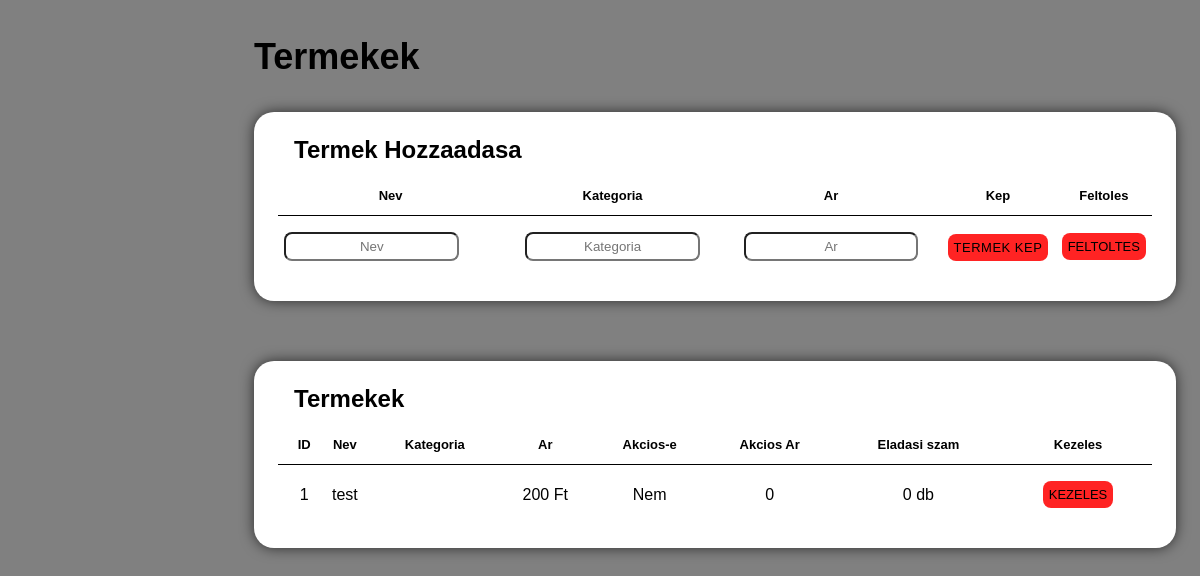
The page /adminpages/termekek.php on the database as committed earlier.
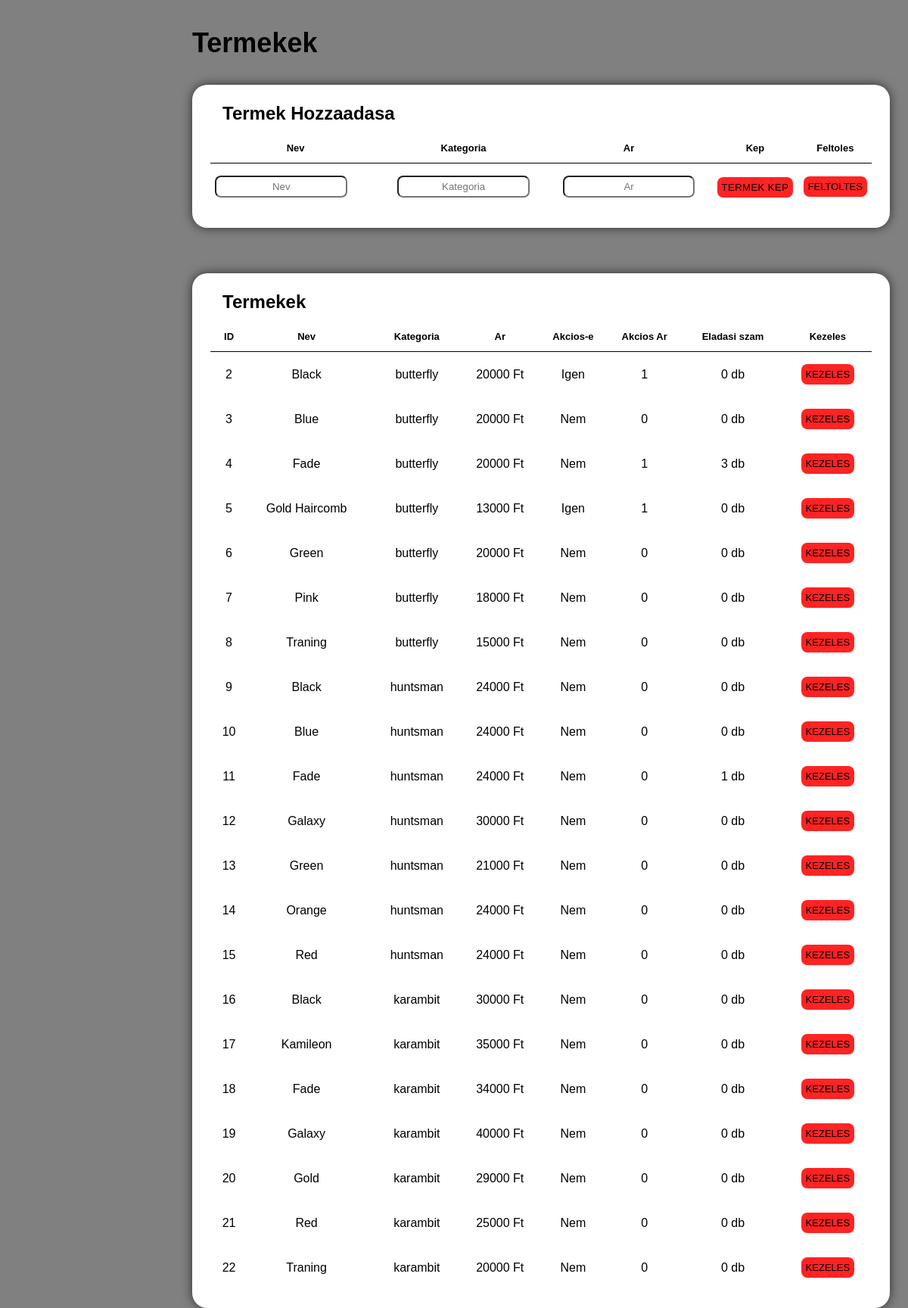
The same page on the database as committed later.
### tables this page shows
CREATE TABLE `products` (
  `id` int(11) NOT NULL,
  `name` varchar(255) NOT NULL,
  `category` varchar(1000) NOT NULL,
  `price` int(255) NOT NULL,
  `sale_price` int(255) NOT NULL,
  `on_sale` int(1) NOT NULL,
  `sold` int(255) NOT NULL,
  `img` varchar(255) NOT NULL
);

### adminpages/termekek.php (the view, shortened to what this page needs)
<?php
    require "../function.php";
?>
<!DOCTYPE html>
<html lang="hu">
<head>
    <link rel="stylesheet" href="../assets/css/all-style.css">
    <link rel="stylesheet" href="css/admin-style.css">
    <link rel="stylesheet" href="https://cdnjs.cloudflare.com/ajax/libs/font-awesome/6.5.1/css/all.min.css" />
</head>
<body>
    <div class="content">
        <main>
            <div class="header">
                <div class="left">
                    <h1>Termekek</h1>
                </div>
            </div>
            <div class="bottom-data">
                <div class="orders">
                    <div class="header">
                        <h3>Termek Hozzaadasa</h3>
                    </div>
                    <table>
                        <thead>
                            <tr>
                                <th>Nev</th>
                                <th>Kategoria</th>
                                <th>Ar</th>
                                <th>Kep</th>
                                <th>Feltoles</th>
                            </tr>
                        </thead>
                        <tbody class="prodinp">
                            <form action="termekek.php" method="post" enctype="multipart/form-data">
                                <tr>
                                    <td><input type="text" name="pname" placeholder="Nev"></td>
                                    <td><input type="text" name="category" placeholder="Kategoria"></td>
                                    <td><input type="text" name="par" placeholder="Ar"></td>
                                    <td><label class="file-feltoltes"><input type="file" name="newfile"/>Termek Kep</label></td>
                                    <td><input class="submitbtn" name="feltolt-btn" type="submit" value="Feltoltes"></td>
                                </tr>
                            </form>
                        </tbody>
                    </table>
                </div>
            </div>
            <br><br>
            <div class="bottom-data">
                <div class="orders">
                    <div class="header">
                        <h3>Termekek</h3>
                    </div>
                    <table>
                        <thead>
                            <tr>
                                <th></th>
                                <th>ID</th>
                                <th>Nev</th>
                                <th>Kategoria</th>
                                <th>Ar</th>
                                <th>Akcios-e</th>
                                <th>Akcios Ar</th>
                                <th>Eladasi szam</th>
                                <th>Kezeles</th>
                            </tr>
                        </thead>
                        <tbody>
                        <?php
                            $lekerd = "SELECT * FROM products";
                            $talalt = $conn->query($lekerd);
                            while ($termek = $talalt->fetch_assoc()) {
                        ?>
                            <tr>
                                <td></td>
                                <td><?=$termek['id']?></td>
                                <td><?=$termek['name']?></td>
                                <td><?=$termek['category']?></td>
                                <td><?=$termek['price']?> Ft</td>
                                <td><?php if($termek['sale_price']==0){echo 'Nem';}else{echo'Igen';}?></td>
                                <td><?=$termek['on_sale']?></td>
                                <td><?=$termek['sold']?> db</td>
                                <td><a href="edittermek.php?id=<?=$termek['id']?>"><button class="submitbtn">Kezeles</button></a></td>
                            </tr>
                            <?php } ?>
                        </tbody>
                    </table>
                </div>
            </div>
        </main>
    </div>
</body>
</html>

Rows that differ between the two databases and show on the page:
removed products: id "1", name "test", price "200", sale_price "Nem", on_sale "0", sold "0"
added products: id "2", name "Black", category "butterfly", price "20000", sale_price "Igen", on_sale "1", sold "0"
added products: id "3", name "Blue", category "butterfly", price "20000", sale_price "Nem", on_sale "0", sold "0"
added products: id "4", name "Fade", category "butterfly", price "20000", sale_price "Nem", on_sale "1", sold "3"
added products: id "5", name "Gold Haircomb", category "butterfly", price "13000", sale_price "Igen", on_sale "1", sold "0"
added products: id "6", name "Green", category "butterfly", price "20000", sale_price "Nem", on_sale "0", sold "0"
added products: id "7", name "Pink", category "butterfly", price "18000", sale_price "Nem", on_sale "0", sold "0"
added products: id "8", name "Traning", category "butterfly", price "15000", sale_price "Nem", on_sale "0", sold "0"
added products: id "9", name "Black", category "huntsman", price "24000", sale_price "Nem", on_sale "0", sold "0"
added products: id "10", name "Blue", category "huntsman", price "24000", sale_price "Nem", on_sale "0", sold "0"
added products: id "11", name "Fade", category "huntsman", price "24000", sale_price "Nem", on_sale "0", sold "1"
added products: id "12", name "Galaxy", category "huntsman", price "30000", sale_price "Nem", on_sale "0", sold "0"
added products: id "13", name "Green", category "huntsman", price "21000", sale_price "Nem", on_sale "0", sold "0"
added products: id "14", name "Orange", category "huntsman", price "24000", sale_price "Nem", on_sale "0", sold "0"
added products: id "15", name "Red", category "huntsman", price "24000", sale_price "Nem", on_sale "0", sold "0"
added products: id "16", name "Black", category "karambit", price "30000", sale_price "Nem", on_sale "0", sold "0"
added products: id "17", name "Kamileon", category "karambit", price "35000", sale_price "Nem", on_sale "0", sold "0"
added products: id "18", name "Fade", category "karambit", price "34000", sale_price "Nem", on_sale "0", sold "0"
added products: id "19", name "Galaxy", category "karambit", price "40000", sale_price "Nem", on_sale "0", sold "0"
added products: id "20", name "Gold", category "karambit", price "29000", sale_price "Nem", on_sale "0", sold "0"
added products: id "21", name "Red", category "karambit", price "25000", sale_price "Nem", on_sale "0", sold "0"
added products: id "22", name "Traning", category "karambit", price "20000", sale_price "Nem", on_sale "0", sold "0"
